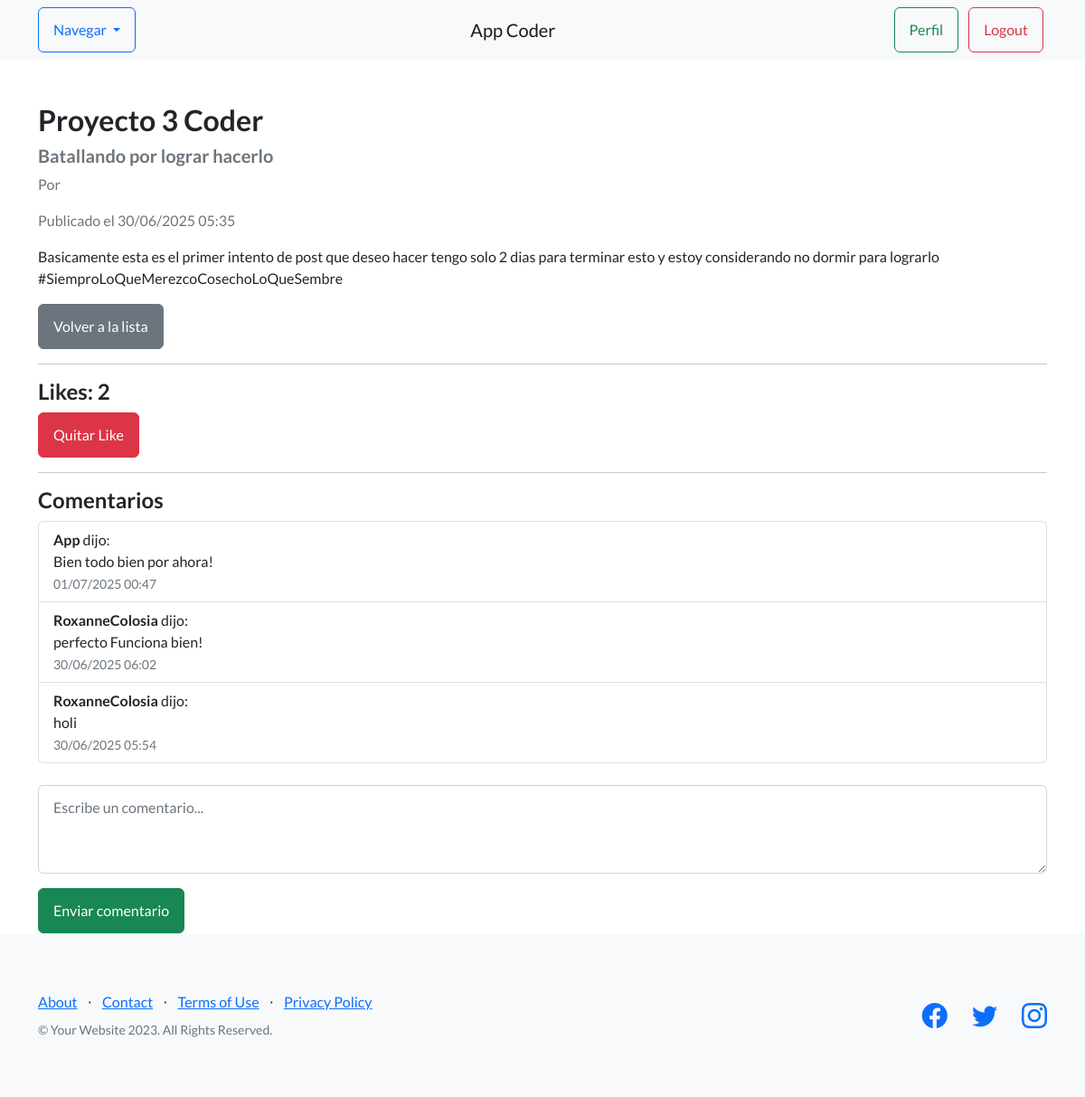
Page /pages/1/ (signed in) on the committed database.
### blog/models.py (models this page shows, shortened)
class Post(models.Model):
    titulo = models.CharField(max_length=100)
    subtitulo = models.CharField(max_length=200)
    contenido = RichTextField()
    imagen = models.ImageField(upload_to='posts/', blank=True, null=True)
    fecha = models.DateTimeField(auto_now_add=True)
    author = models.ForeignKey(User, on_delete=models.CASCADE, related_name='blog_posts')  # Necesario si quieres saber quién publicó

class Comentario(models.Model):
    post = models.ForeignKey(Post, on_delete=models.CASCADE, related_name='comentarios')
    usuario = models.ForeignKey(User, on_delete=models.CASCADE)
    contenido = models.TextField()
    fecha = models.DateTimeField(auto_now_add=True)

### blog/views.py (the view)
# urls.py: path('<int:pk>/', PostDetailView.as_view(), name='post-detail'),
class PostDetailView(DetailView):
    model = Post
    template_name = 'AppCoder/Blog/post_detail.html'
    context_object_name = 'post'
    def get_context_data(self, **kwargs):
        context = super().get_context_data(**kwargs)
        post = self.get_object()
        context['comentarios'] = post.comentarios.all().order_by('-fecha')  # ¡esto es clave!
        context['likes_count'] = post.likes.count()
        user = self.request.user
        if user.is_authenticated:
            context['user_liked'] = post.likes.filter(usuario=user).exists()
        else:
            context['user_liked'] = False
        return context

### AppCoder/templates/AppCoder/Blog/post_detail.html (shortened to what this page needs)
{% extends 'AppCoder/Padre.html' %}
{% block content %}
<div class="container mt-5">
    <h2>{{ post.titulo }}</h2>
    <h5 class="text-muted">{{ post.subtitulo }}</h5>
    <p class="text-muted">Por {{ post.autor.username }}</p>
    <p class="text-muted">Publicado el {{ post.fecha|date:"d/m/Y H:i" }}</p>
    <div>
        {{ post.contenido|safe }}
    </div>
    <a href="{% url 'post-list' %}" class="btn btn-secondary mt-3">Volver a la lista</a>
    <hr>
    <h4>Likes: {{ likes_count }}</h4>
    {% if user.is_authenticated %}
        {% if user_liked %}
            <form method="post" action="{% url 'post-unlike' post.pk %}">
                <button type="submit" class="btn btn-danger">Quitar Like</button>
            </form>
        {% else %}
            <form method="post" action="{% url 'post-like' post.pk %}">
                {% csrf_token %}
                <button type="submit" class="btn btn-primary">Dar Like</button>
            </form>
        {% endif %}
    {% else %}
        <p>Para dar like debes <a href="{% url 'login' %}">iniciar sesión</a>.</p>
    {% endif %}
    <hr>
    <h4>Comentarios</h4>
    <ul class="list-group mb-4">
        {% for comentario in comentarios %}
            <li class="list-group-item">
                <strong>{{ comentario.usuario.username }}</strong> dijo:<br>
                {{ comentario.contenido }} <br>
                <small class="text-muted">{{ comentario.fecha|date:"d/m/Y H:i" }}</small>
            </li>
        {% empty %}
            <li class="list-group-item">No hay comentarios aún.</li>
        {% endfor %}
    </ul>
    {% if user.is_authenticated %}
        <form method="post" action="{% url 'comentario-crear' post.pk %}">
            <div class="mb-3">
                <textarea name="contenido" rows="3" class="form-control" placeholder="Escribe un comentario..."></textarea>
            </div>
            <button type="submit" class="btn btn-success">Enviar comentario</button>
        </form>
    {% else %}
        <p>Para comentar debes <a href="{% url 'login' %}">iniciar sesión</a>.</p>
    {% endif %}
</div>
{% endblock %}

### rows in the picture
Post: titulo "Proyecto 3 Coder", subtitulo "Batallando por lograr hacerlo", fecha "30/06/2025 05:35", contenido "Basicamente esta es el primer intento de post que deseo hacer tengo solo 2 dias para terminar esto y estoy considerando no dormir para lograrlo #SiemproLoQueMerezcoCosechoLoQueSembre"
Comentario: usuario.username "App", contenido "Bien todo bien por ahora!", fecha "01/07/2025 00:47"
Comentario: usuario.username "RoxanneColosia", contenido "perfecto Funciona bien!", fecha "30/06/2025 06:02"
Comentario: usuario.username "RoxanneColosia", contenido "holi", fecha "30/06/2025 05:54"

### other values in the picture
{{ likes_count }} "2"
